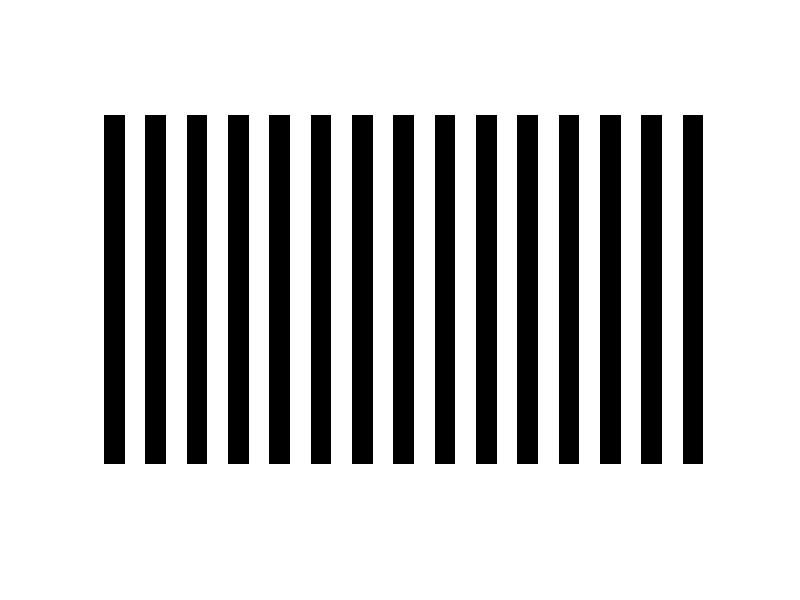

This figure's MATLAB source:
% MakeContrastImage.
%
% This code makes vertical black and white stripe contrast image. 

% History:
%    08/14/23   smo   Wrote it.

%% Define image dimensions
imageWidth = 1920;
imageHeight = 1080;

% Create a blank image with white background
image = ones(imageHeight, imageWidth);

% Define the number of stripes and total stripe width
numStripes = 30;
totalStripeWidth = imageWidth / numStripes;

%% Generate the alternating black and white stripes
for i = 1:numStripes
    startColumn = round((i - 1) * totalStripeWidth) + 1;
    endColumn = round(i * totalStripeWidth);
    
    % Set the pixels within the black stripe to black
    if mod(i, 2) == 1
        image(:, startColumn:endColumn) = 0;
    end
end

%% Display the image
figure;
imshow(image);

%% Save the image.
SAVEIMAGE = true;
if (SAVEIMAGE)
    imwrite(image,'image.tiff');
end
